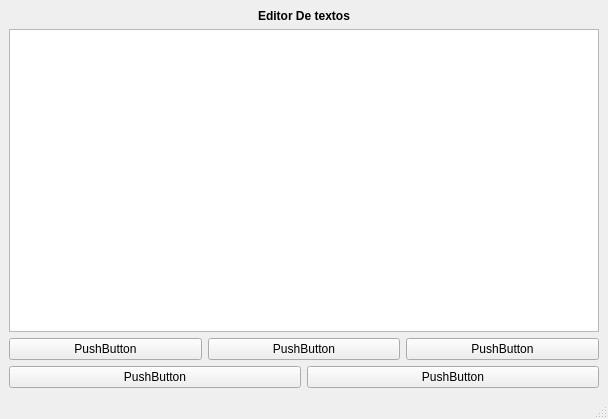
<?xml version="1.0" encoding="UTF-8"?>
<ui version="4.0">
 <class>MainWindow</class>
 <widget class="QMainWindow" name="MainWindow">
  <property name="geometry">
   <rect>
    <x>0</x>
    <y>0</y>
    <width>608</width>
    <height>419</height>
   </rect>
  </property>
  <property name="windowTitle">
   <string>MainWindow</string>
  </property>
  <widget class="QWidget" name="centralwidget">
   <layout class="QHBoxLayout" name="horizontalLayout_3">
    <item>
     <layout class="QVBoxLayout" name="verticalLayout">
      <item>
       <widget class="QLabel" name="label">
        <property name="font">
         <font>
          <italic>false</italic>
          <bold>true</bold>
         </font>
        </property>
        <property name="text">
         <string>Editor De textos</string>
        </property>
        <property name="alignment">
         <set>Qt::AlignCenter</set>
        </property>
       </widget>
      </item>
      <item>
       <widget class="QTextEdit" name="textEdit"/>
      </item>
      <item>
       <layout class="QHBoxLayout" name="horizontalLayout">
        <item>
         <widget class="QPushButton" name="pushButton_4">
          <property name="text">
           <string>PushButton</string>
          </property>
         </widget>
        </item>
        <item>
         <widget class="QPushButton" name="pushButton_3">
          <property name="text">
           <string>PushButton</string>
          </property>
         </widget>
        </item>
        <item>
         <widget class="QPushButton" name="pushButton_5">
          <property name="text">
           <string>PushButton</string>
          </property>
         </widget>
        </item>
       </layout>
      </item>
      <item>
       <layout class="QHBoxLayout" name="horizontalLayout_2">
        <item>
         <widget class="QPushButton" name="pushButton_2">
          <property name="text">
           <string>PushButton</string>
          </property>
         </widget>
        </item>
        <item>
         <widget class="QPushButton" name="pushButton">
          <property name="text">
           <string>PushButton</string>
          </property>
         </widget>
        </item>
       </layout>
      </item>
     </layout>
    </item>
   </layout>
  </widget>
  <widget class="QMenuBar" name="menubar">
   <property name="geometry">
    <rect>
     <x>0</x>
     <y>0</y>
     <width>608</width>
     <height>22</height>
    </rect>
   </property>
  </widget>
  <widget class="QStatusBar" name="statusbar"/>
 </widget>
 <resources/>
 <connections/>
</ui>
